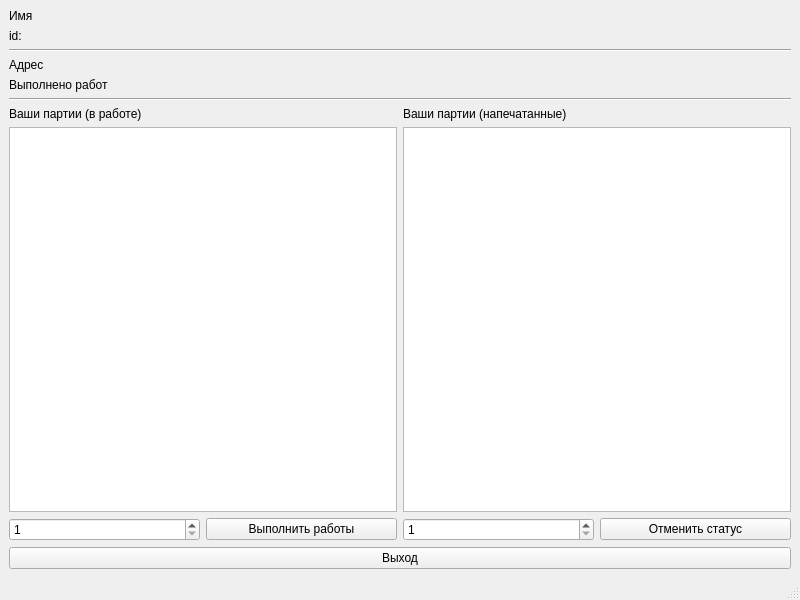
<?xml version="1.0" encoding="UTF-8"?>
<ui version="4.0">
 <class>PrintCenterManagerView</class>
 <widget class="QMainWindow" name="PrintCenterManagerView">
  <property name="geometry">
   <rect>
    <x>0</x>
    <y>0</y>
    <width>800</width>
    <height>600</height>
   </rect>
  </property>
  <property name="windowTitle">
   <string>MainWindow</string>
  </property>
  <widget class="QWidget" name="centralwidget">
   <layout class="QVBoxLayout" name="verticalLayout_7">
    <item>
     <layout class="QVBoxLayout" name="verticalLayout_3">
      <item>
       <layout class="QVBoxLayout" name="verticalLayout_4">
        <item>
         <widget class="QLabel" name="name_lable">
          <property name="text">
           <string>Имя</string>
          </property>
         </widget>
        </item>
        <item>
         <layout class="QHBoxLayout" name="horizontalLayout_2">
          <item>
           <widget class="QLabel" name="id_lable">
            <property name="text">
             <string>id: </string>
            </property>
           </widget>
          </item>
         </layout>
        </item>
       </layout>
      </item>
      <item>
       <widget class="Line" name="line">
        <property name="orientation">
         <enum>Qt::Horizontal</enum>
        </property>
       </widget>
      </item>
      <item>
       <widget class="QLabel" name="address_lable">
        <property name="text">
         <string>Адрес</string>
        </property>
       </widget>
      </item>
      <item>
       <widget class="QLabel" name="order_count_lable">
        <property name="text">
         <string>Выполнено работ</string>
        </property>
       </widget>
      </item>
     </layout>
    </item>
    <item>
     <widget class="Line" name="line_2">
      <property name="orientation">
       <enum>Qt::Horizontal</enum>
      </property>
     </widget>
    </item>
    <item>
     <layout class="QHBoxLayout" name="horizontalLayout_4">
      <item>
       <layout class="QVBoxLayout" name="verticalLayout_2">
        <item>
         <layout class="QVBoxLayout" name="verticalLayout">
          <item>
           <widget class="QLabel" name="label">
            <property name="text">
             <string>Ваши партии (в работе)</string>
            </property>
           </widget>
          </item>
          <item>
           <widget class="QTableWidget" name="on_work_table"/>
          </item>
         </layout>
        </item>
        <item>
         <layout class="QHBoxLayout" name="horizontalLayout">
          <item>
           <widget class="QSpinBox" name="start_box">
            <property name="minimum">
             <number>1</number>
            </property>
            <property name="maximum">
             <number>1000000</number>
            </property>
           </widget>
          </item>
          <item>
           <widget class="QPushButton" name="start_work">
            <property name="text">
             <string>Выполнить работы</string>
            </property>
           </widget>
          </item>
         </layout>
        </item>
       </layout>
      </item>
      <item>
       <layout class="QVBoxLayout" name="verticalLayout_5">
        <item>
         <layout class="QVBoxLayout" name="verticalLayout_6">
          <item>
           <widget class="QLabel" name="label_4">
            <property name="text">
             <string>Ваши партии (напечатанные)</string>
            </property>
           </widget>
          </item>
          <item>
           <widget class="QTableWidget" name="ready_table"/>
          </item>
         </layout>
        </item>
        <item>
         <layout class="QHBoxLayout" name="horizontalLayout_3">
          <item>
           <widget class="QSpinBox" name="deny_box">
            <property name="minimum">
             <number>1</number>
            </property>
            <property name="maximum">
             <number>1000000</number>
            </property>
           </widget>
          </item>
          <item>
           <widget class="QPushButton" name="deny_work">
            <property name="text">
             <string>Отменить статус</string>
            </property>
           </widget>
          </item>
         </layout>
        </item>
       </layout>
      </item>
     </layout>
    </item>
    <item>
     <widget class="QPushButton" name="exit">
      <property name="text">
       <string>Выход</string>
      </property>
     </widget>
    </item>
   </layout>
  </widget>
  <widget class="QMenuBar" name="menubar">
   <property name="geometry">
    <rect>
     <x>0</x>
     <y>0</y>
     <width>800</width>
     <height>25</height>
    </rect>
   </property>
  </widget>
  <widget class="QStatusBar" name="statusbar"/>
 </widget>
 <resources/>
 <connections/>
</ui>
